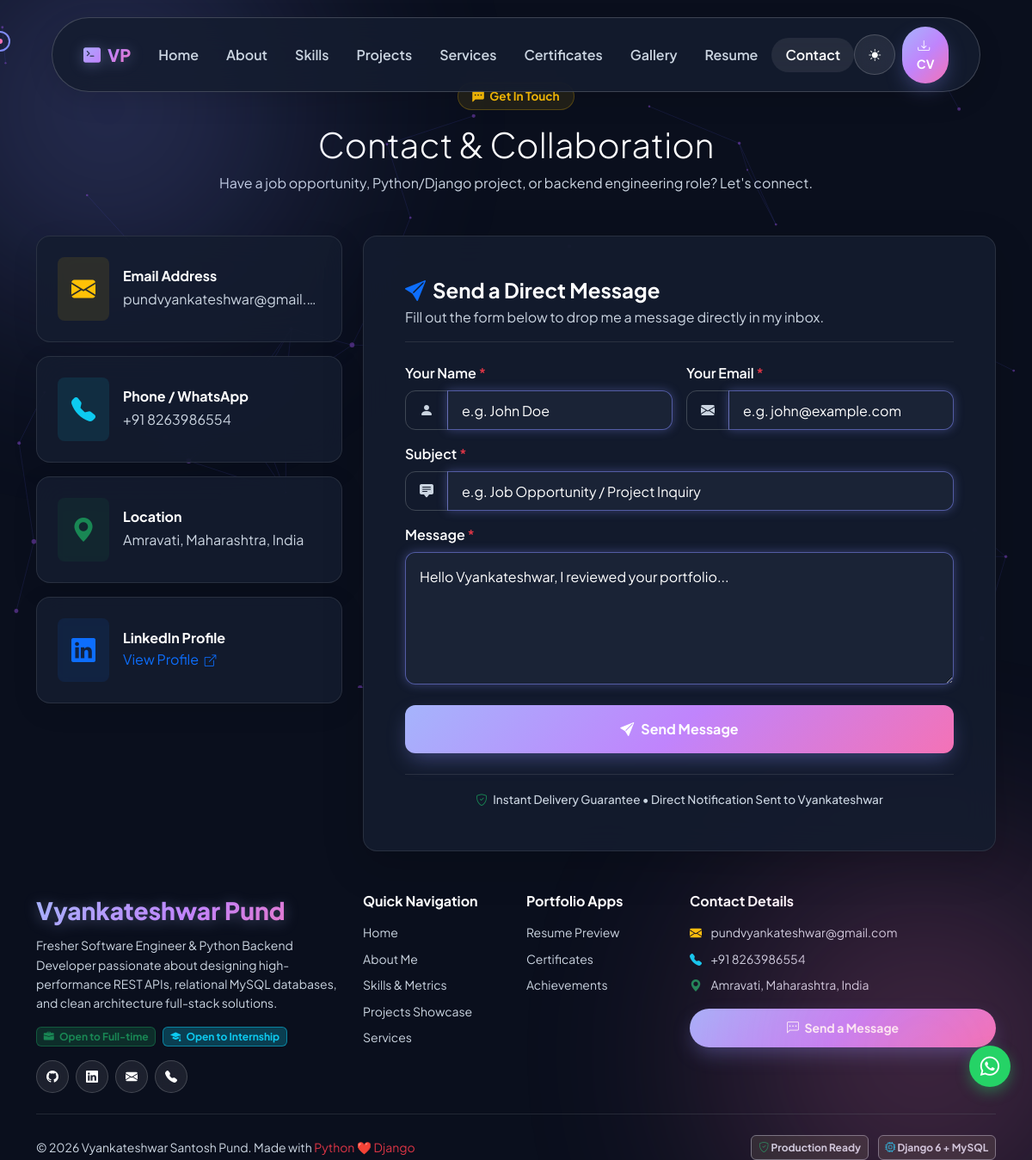
Page /contact/ on the committed database.
### apps/portfolio/models.py (models this page shows, shortened)
class ProfileInfo(models.Model):
    name = models.CharField(max_length=100, default='Vyankateshwar Santosh Pund')
    title_roles = models.CharField(max_length=255, default='Junior Software Engineer | Python Developer | Django Backend Developer | Python Full Stack Developer')
    location = models.CharField(max_length=100, default='Amravati, Maharashtra, India')
    email = models.EmailField(default='pundvyankateshwar@gmail.com')
    phone = models.CharField(max_length=20, default='+91 8263986554')
    linkedin_url = models.URLField(default='https://linkedin.com/in/vyankateshwar-pund-7a654632b')
    github_url = models.URLField(default='https://github.com/vyankateshwarpund')
    about_summary = models.TextField()
    career_goals = models.TextField(blank=True, null=True)
    profile_image = models.ImageField(upload_to='profile/', blank=True, null=True)
    projects_completed_count = models.IntegerField(default=8)
    internships_count = models.IntegerField(default=1)
    github_contributions_count = models.IntegerField(default=600)
    technologies_count = models.IntegerField(default=20)
    hours_coding_count = models.IntegerField(default=500)
    years_experience = models.CharField(max_length=20, default='1+ Years')
    class Meta:
        verbose_name = 'Profile Information'
        verbose_name_plural = 'Profile Information'

class SocialLink(models.Model):
    platform = models.CharField(max_length=50)
    url = models.URLField()
    icon_class = models.CharField(max_length=50, help_text='e.g., bi bi-github')
    order = models.IntegerField(default=0)
    class Meta:
        ordering = ['order']

### apps/contact/views.py (the view, shortened to what this page needs)
# urls.py: path('', views.contact_view, name='contact'),
@csrf_exempt
def contact_view(request):
    is_ajax = (
        request.headers.get('x-requested-with') == 'XMLHttpRequest' or
        request.META.get('HTTP_X_REQUESTED_WITH') == 'XMLHttpRequest' or
        'application/json' in request.headers.get('accept', '') or
        request.POST.get('is_ajax') == 'true' or
        request.GET.get('ajax') == '1'
    )
    form = ContactForm()
    return render(request, 'contact.html', {'form': form})

### templates/contact.html (shortened to what this page needs)
{% extends 'base.html' %}
{% load static %}
{% block content %}
<section class="py-5 mt-5">
    <div class="container">
        <div class="text-center mb-5">
            <span class="badge bg-warning bg-opacity-10 text-warning px-3 py-2 rounded-pill fw-bold border border-warning border-opacity-25 fs-7">
                <i class="bi bi-chat-left-dots-fill me-1"></i> Get In Touch
            </span>
            <h1 class="section-title mt-3 mb-2 display-6">Contact & Collaboration</h1>
            <p class="section-subtitle">Have a job opportunity, Python/Django project, or backend engineering role? Let's connect.</p>
        </div>
        <div class="row g-4 justify-content-center">
            <div class="col-lg-4">
                <div class="d-flex flex-column gap-3">
                    <div class="glass-card p-3 p-md-4 d-flex align-items-center gap-3 hover-lift border border-secondary border-opacity-25">
                        <div class="p-3 bg-warning bg-opacity-10 text-warning rounded-3 fs-3">
                            <i class="bi bi-envelope-fill"></i>
                        </div>
                        <div class="overflow-hidden">
                            <h6 class="fw-bold text-main mb-1 fs-6">Email Address</h6>
                            <a href="mailto:{{ profile.email|default:'pundvyankateshwar@gmail.com' }}" class="text-muted text-decoration-none fs-6 text-truncate d-block hover-primary">
                                {{ profile.email|default:"pundvyankateshwar@gmail.com" }}
                            </a>
                        </div>
                    </div>
                    <div class="glass-card p-3 p-md-4 d-flex align-items-center gap-3 hover-lift border border-secondary border-opacity-25">
                        <div class="p-3 bg-info bg-opacity-10 text-info rounded-3 fs-3">
                            <i class="bi bi-telephone-fill"></i>
                        </div>
                        <div>
                            <h6 class="fw-bold text-main mb-1 fs-6">Phone / WhatsApp</h6>
                            <a href="tel:{{ profile.phone|default:'+918263986554' }}" class="text-muted text-decoration-none fs-6 hover-primary">
                                {{ profile.phone|default:"+91 8263986554" }}
                            </a>
                        </div>
                    </div>
                    <div class="glass-card p-3 p-md-4 d-flex align-items-center gap-3 hover-lift border border-secondary border-opacity-25">
                        <div class="p-3 bg-success bg-opacity-10 text-success rounded-3 fs-3">
                            <i class="bi bi-geo-alt-fill"></i>
                        </div>
                        <div>
                            <h6 class="fw-bold text-main mb-1 fs-6">Location</h6>
                            <span class="text-muted fs-6">
                                {{ profile.location|default:"Amravati, Maharashtra, India" }}
                            </span>
                        </div>
                    </div>
                    <div class="glass-card p-3 p-md-4 d-flex align-items-center gap-3 hover-lift border border-secondary border-opacity-25">
                        <div class="p-3 bg-primary bg-opacity-10 text-primary rounded-3 fs-3">
                            <i class="bi bi-linkedin"></i>
                        </div>
                        <div>
                            <h6 class="fw-bold text-main mb-1 fs-6">LinkedIn Profile</h6>
                            <a href="{{ profile.linkedin_url|default:'https://linkedin.com/in/vyankateshwar-pund-7a654632b' }}" target="_blank" class="text-primary text-decoration-none fs-6 hover-primary">
                                View Profile <i class="bi bi-box-arrow-up-right ms-1 fs-7"></i>
                            </a>
                        </div>
                    </div>
                </div>
            </div>
            <div class="col-lg-8">
                <div class="glass-card p-4 p-md-5 border border-secondary border-opacity-25 shadow-lg">
                    <div class="d-flex align-items-center justify-content-between mb-4 pb-3 border-bottom border-secondary border-opacity-25">
                        <div>
                            <h3 class="fw-bold text-main mb-1 fs-4"><i class="bi bi-send-fill text-primary me-2"></i>Send a Direct Message</h3>
                            <p class="text-muted fs-6 mb-0">Fill out the form below to drop me a message directly in my inbox.</p>
                        </div>
                    </div>
                    <form id="contact-form" action="{% url 'contact' %}" method="POST">
                        <div class="row g-3">
                            <div class="col-md-6">
                                <label class="form-label text-main fs-6 fw-semibold mb-2">Your Name <span class="text-danger">*</span></label>
                                <div class="input-group">
                                    <span class="input-group-text bg-transparent border-secondary border-opacity-50 text-muted px-3" style="height: 46px; border-top-left-radius: 12px; border-bottom-left-radius: 12px;">
                                        <i class="bi bi-person-fill"></i>
                                    </span>
                                    <input type="text"
                                           name="name"
                                           class="form-control text-main border-secondary border-opacity-50 px-3"
                                           placeholder="e.g. John Doe"
                                           style="height: 46px; border-top-right-radius: 12px; border-bottom-right-radius: 12px; font-size: 1rem;"
                                           required>
                                </div>
                            </div>
                            <div class="col-md-6">
                                <label class="form-label text-main fs-6 fw-semibold mb-2">Your Email <span class="text-danger">*</span></label>
                                <div class="input-group">
                                    <span class="input-group-text bg-transparent border-secondary border-opacity-50 text-muted px-3" style="height: 46px; border-top-left-radius: 12px; border-bottom-left-radius: 12px;">
                                        <i class="bi bi-envelope-fill"></i>
                                    </span>
                                    <input type="email"
                                           name="email"
                                           class="form-control text-main border-secondary border-opacity-50 px-3"
                                           placeholder="e.g. john@example.com"
                                           style="height: 46px; border-top-right-radius: 12px; border-bottom-right-radius: 12px; font-size: 1rem;"
                                           required>
                                </div>
                            </div>
                            <div class="col-12">
                                <label class="form-label text-main fs-6 fw-semibold mb-2">Subject <span class="text-danger">*</span></label>
                                <div class="input-group">
                                    <span class="input-group-text bg-transparent border-secondary border-opacity-50 text-muted px-3" style="height: 46px; border-top-left-radius: 12px; border-bottom-left-radius: 12px;">
                                        <i class="bi bi-chat-square-text-fill"></i>
                                    </span>
                                    <input type="text"
                                           name="subject"
                                           class="form-control text-main border-secondary border-opacity-50 px-3"
                                           placeholder="e.g. Job Opportunity / Project Inquiry"
                                           style="height: 46px; border-top-right-radius: 12px; border-bottom-right-radius: 12px; font-size: 1rem;"
                                           required>
                                </div>
                            </div>
                            <div class="col-12">
                                <label class="form-label text-main fs-6 fw-semibold mb-2">Message <span class="text-danger">*</span></label>
                                <textarea name="message"
                                          rows="5"
                                          class="form-control text-main border-secondary border-opacity-50 p-3"
                                          placeholder="Hello Vyankateshwar, I reviewed your portfolio..."
                                          style="border-radius: 12px; font-size: 1rem; resize: vertical;"
                                          required></textarea>
                            </div>
                            <div class="col-12 pt-2">
                                <button type="submit" id="contact-submit-btn" class="btn btn-gradient w-100 py-3 fs-6 fw-bold d-flex align-items-center justify-content-center gap-2" style="border-radius: 12px;">
                                    <i class="bi bi-send-fill"></i> Send Message
                                </button>
                            </div>
                        </div>
                    </form>
                    <div class="mt-4 pt-3 border-top border-secondary border-opacity-25 text-center">
                        <span class="fs-7 text-muted fw-medium">
                            <i class="bi bi-shield-check text-success me-1"></i> Instant Delivery Guarantee • Direct Notification Sent to Vyankateshwar
                        </span>
                    </div>
                </div>
            </div>
        </div>
    </div>
</section>
{% endblock %}

### templates/components/footer.html (shortened to what this page needs)
<footer>
    <div class="container">
        <div class="row gy-4">
            <div class="col-lg-4 col-md-6">
                <a class="navbar-brand gradient-text fs-3 mb-2 d-block" href="{% url 'home' %}">
                    Vyankateshwar Pund
                </a>
                <p class="text-muted small mb-3">
                    Fresher Software Engineer & Python Backend Developer passionate about designing high-performance REST APIs,
                    relational MySQL databases, and clean architecture full-stack solutions.
                </p>
                <div class="d-flex flex-wrap gap-2 mb-3">
                    <span class="badge bg-success bg-opacity-25 text-success border border-success border-opacity-50"><i class="bi bi-briefcase-fill me-1"></i> Open to Full-time</span>
                    <span class="badge bg-info bg-opacity-25 text-info border border-info border-opacity-50"><i class="bi bi-mortarboard-fill me-1"></i> Open to Internship</span>
                </div>
                <div class="d-flex gap-2">
                    {% for social in social_links %}
                    <a href="{{ social.url }}" target="_blank" class="btn btn-glass btn-sm rounded-circle p-2" style="width:38px; height:38px; display:inline-flex; align-items:center; justify-content:center;" title="{{ social.platform }}">
                        <i class="{{ social.icon_class }}"></i>
                    </a>
                    {% endfor %}
                </div>
            </div>
            <div class="col-lg-2 col-md-6">
                <h6 class="text-white mb-3 fw-bold">Quick Navigation</h6>
                <ul class="list-unstyled small">
                    <li class="mb-2"><a href="{% url 'home' %}" class="text-muted text-decoration-none">Home</a></li>
                    <li class="mb-2"><a href="{% url 'about' %}" class="text-muted text-decoration-none">About Me</a></li>
                    <li class="mb-2"><a href="{% url 'skills_list' %}" class="text-muted text-decoration-none">Skills & Metrics</a></li>
                    <li class="mb-2"><a href="{% url 'project_list' %}" class="text-muted text-decoration-none">Projects Showcase</a></li>
                    <li class="mb-2"><a href="{% url 'services' %}" class="text-muted text-decoration-none">Services</a></li>
                </ul>
            </div>
            <div class="col-lg-2 col-md-6">
                <h6 class="text-white mb-3 fw-bold">Portfolio Apps</h6>
                <ul class="list-unstyled small">
                    <li class="mb-2"><a href="{% url 'resume' %}" class="text-muted text-decoration-none">Resume Preview</a></li>
                    <li class="mb-2"><a href="{% url 'certificates' %}" class="text-muted text-decoration-none">Certificates</a></li>
                    <li class="mb-2"><a href="{% url 'achievements' %}" class="text-muted text-decoration-none">Achievements</a></li>
                </ul>
            </div>
            <div class="col-lg-4 col-md-6">
                <h6 class="text-white mb-3 fw-bold">Contact Details</h6>
                <ul class="list-unstyled small text-muted mb-3">
                    <li class="mb-2"><i class="bi bi-envelope-fill text-warning me-2"></i> pundvyankateshwar@gmail.com</li>
                    <li class="mb-2"><i class="bi bi-telephone-fill text-info me-2"></i> +91 8263986554</li>
                    <li class="mb-2"><i class="bi bi-geo-alt-fill text-success me-2"></i> Amravati, Maharashtra, India</li>
                </ul>
                <a href="{% url 'contact' %}" class="btn btn-gradient btn-sm w-100"><i class="bi bi-chat-left-dots me-1"></i> Send a Message</a>
            </div>
        </div>
        <hr class="my-4 border-secondary opacity-25">
        <div class="row align-items-center">
            <div class="col-md-6 text-center text-md-start mb-2 mb-md-0">
                <span class="text-muted small">&copy; 2026 Vyankateshwar Santosh Pund. Made with <span class="text-danger">Python ❤️ Django</span></span>
            </div>
            <div class="col-md-6 text-center text-md-end">
                <span class="badge bg-dark border border-secondary text-muted me-2"><i class="bi bi-shield-check text-success"></i> Production Ready</span>
                <span class="badge bg-dark border border-secondary text-muted"><i class="bi bi-cpu text-info"></i> Django 6 + MySQL</span>
            </div>
        </div>
    </div>
</footer>

### rows in the picture
ProfileInfo: email "pundvyankateshwar@gmail.…", phone "+91 8263986554", location "Amravati, Maharashtra, India"
